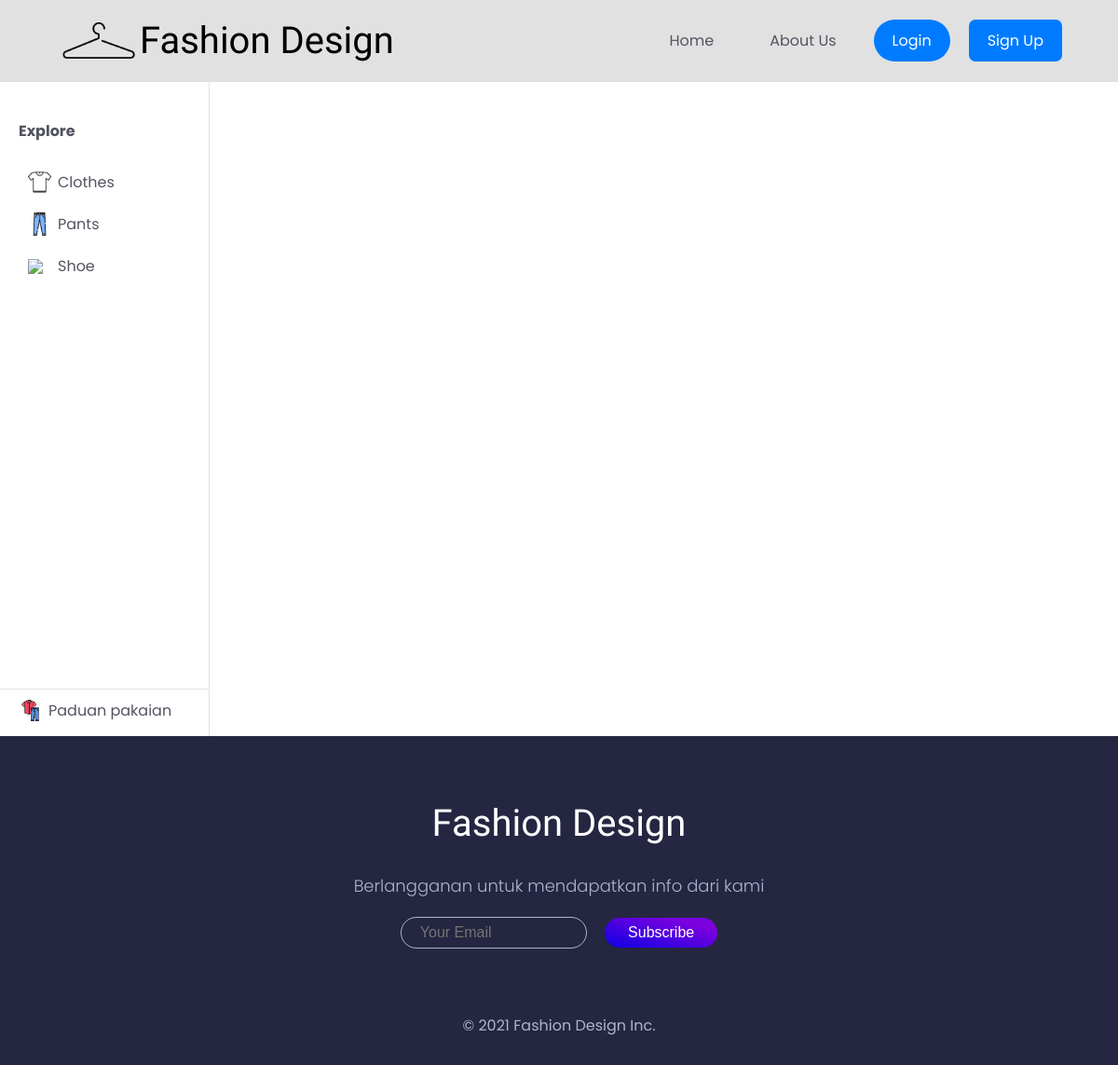
/pages/katalog/pants.php, run on an earlier commit of the app's database.
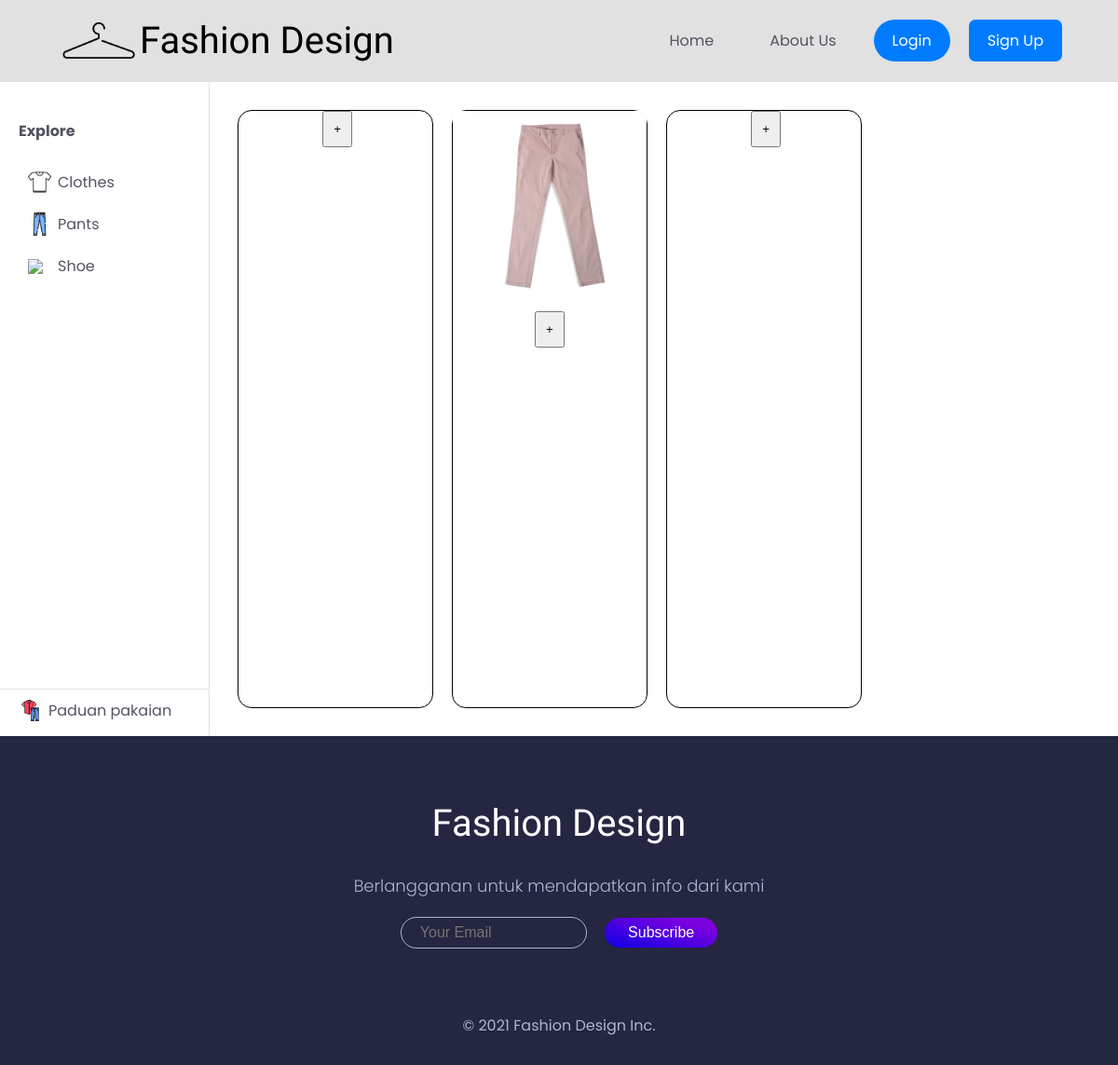
And on a later commit of the database.
### tables this page shows
CREATE TABLE celana_man (
    id_celana_man INTEGER NOT NULL,
    nama          VARCHAR(100) NOT NULL,
    harga         INTEGER NOT NULL,
    gambar        VARCHAR(255) NOT NULL,
    link          VARCHAR(255) NOT NULL
);

### app/config/Database.php (called while the page is built, shortened)
<?php
class Database
{
	private $host = DB_HOST;
	private $user = DB_USER;
	private $pass = DB_PASS;
	private $dbnm = DB_NAME;
	private $dbh;
	private $stmt;
	public function __construct()
	{
		$dsn = 'mysql:host=' . $this->host . ';dbname=' . $this->dbnm;
		$option = [
			PDO::ATTR_PERSISTENT => true,
			PDO::ATTR_ERRMODE => PDO::ERRMODE_EXCEPTION
		];
		try {
			$this->dbh = new PDO($dsn, $this->user, $this->pass, $option);
		} catch (PDOException $e) {
			die($e->getMessage());
		}
	}
	public function query($query)
	{
		$this->stmt = $this->dbh->prepare($query);
	}
	public function execute()
	{
		$this->stmt->execute();
	}
	public function resultSet()
	{
		$this->execute();
		return $this->stmt->fetchAll(PDO::FETCH_ASSOC);
	}
}

### app/models/PantsMan.php (called while the page is built, shortened)
<?php
$root = realpath($_SERVER["DOCUMENT_ROOT"]);
require_once "$root/app/config/Database.php";
class PantsMan
{
    private $table = 'celana_man';
    private $db;
    public function __construct()
    {
        $this->db = new Database;
    }
    public function getAllCelana()
    {
        $this->db->query("SELECT * ,id_celana_man as id FROM " . $this->table . " ");
        return $this->db->resultSet();
    }
}

### pages/katalog/pants.php (the view, shortened to what this page needs)
<?php
$data['title'] = "Katalog";
$data['css'] =
    array(
        "sidebar",
        "paduan-pakaian"
    );
$data['script'] =
    array("data", "dom", "scriptMix");
$data['mix_page'] = 'pants';
$data['dataname'] = 'celana_man';
$root = realpath($_SERVER["DOCUMENT_ROOT"]);
require_once "$root/app/views/templates/header.php";
require_once "$root/app/views/templates/sidebar.php";
require_once "$root/app/models/PantsMan.php";
$items = new PantsMan();
$data['items'] = $items->getAllCelana();
?>
<div class="item-container">
    <?php
    foreach ($data['items'] as $e) {
    ?>
        <div class="item">
            <img src="<?= base_url; ?>/uploads/<?= $e['gambar'] ?>.jpg" alt="">
            <button data-id="<?= $e['id'] ?>" data-item="<?= $data['mix_page'] ?>" class="btn-add ">+</button>
        </div>
    <?php
    }
    ?>
</div>
<?php
require_once "$root/app/views/templates/footer.php";

What changed in the data, as far as the page shows it:
added celana_man: gambar (picture)
